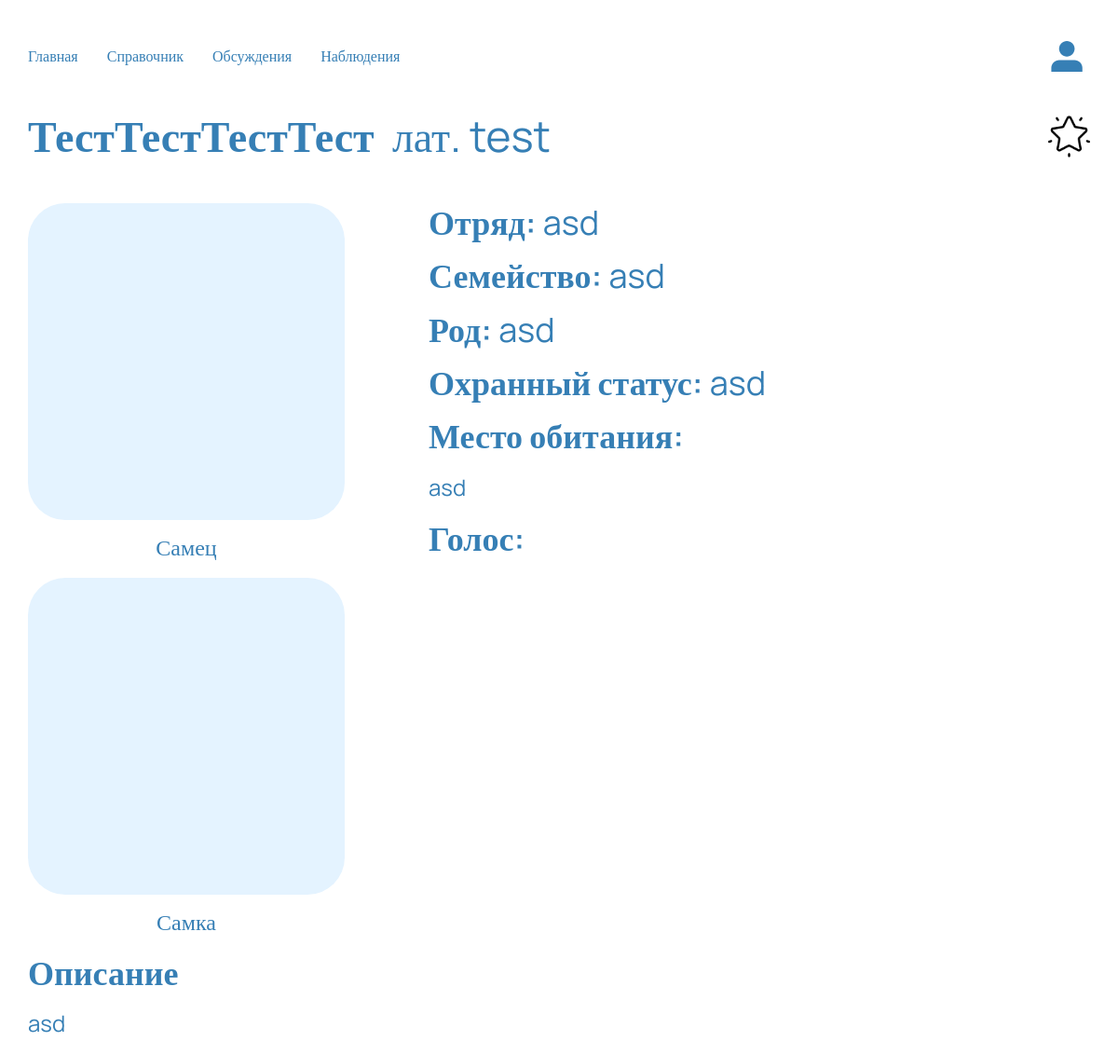
/lib/bird/18, run on the app's committed database.
### birdlib/models.py (models this page shows)
class Bird(models.Model):
    user = ForeignKey(User, on_delete=models.CASCADE)
    name = models.CharField(max_length=50, null=False)
    lat_name = models.CharField(max_length=50, blank=True, null=True)
    squad = models.CharField(max_length=50, blank=True, null=True)
    family = models.CharField(max_length=50, blank=True, null=True)
    genus = models.CharField(max_length=50, blank=True, null=True)
    protection = models.CharField(max_length=50, blank=True, null=True)
    habitat = models.TextField(max_length=1000, blank=True, null=True)
    description = models.TextField(max_length=1000, blank=True, null=True)
    audio = models.FileField(upload_to="songs/", blank=True, null=True)
    logo_men = models.ImageField(null=True, blank=True, upload_to=bird_file_directory_path)
    logo_woman = models.ImageField(null=True, blank=True, upload_to=bird_file_directory_path)
    favourites = models.ManyToManyField(User, related_name="favourites", blank=True)

### birdlib/views.py (the view, shortened to what this page needs)
# urls.py: path('bird/<int:pk>', DetailBirdView.as_view(), name='details'),
class DetailBirdView(View):
    def get(self, request: HttpRequest, pk: int) -> HttpResponse:
        if request.user.is_authenticated:
            favourites = request.user.favourites.filter(pk=pk).first()
        else:
            favourites = False
        context = {
            'group_exists': request.user.groups.filter(name='Moderators').exists(),
            'favourites': favourites,
            'bird': Bird.objects.get(pk=pk),
        }
        return render(request, 'birdlib/detail_bird.html', context=context)

### birdlib/templates/birdlib/detail_bird.html (shortened to what this page needs)
{% extends "base.html" %}
{% block main %}
<div class="container">
    <div class='favourites_block'>
        <h1 class="bird-title">{{bird.name}} {% if bird.lat_name %} <span class="bird-title_lat">лат. {{bird.lat_name}}</span> {% endif %}</h1>
        <form method="post">
            {% if favourites %}
                <button type="submit" class="favourites_true"></button>
            {% else %}
                <button type="submit" class="favourites_false"></button>
            {% endif %}
        </form>
    </div>
    <div class="bird-block">
        <div class="bird-photos">
            <div class="bird-img" {% if bird.logo_men %} style="background-image: url(../../..{{ bird.logo_men.url}});" {% endif %}></div>
            <p class="birds-ing_sub">Самец</p>
            <div class="bird-img" {% if bird.logo_woman %} style="background-image: url(../../..{{ bird.logo_woman.url}});" {% endif %}></div>
            <p class="birds-ing_sub">Самка</p>
        </div>
        <div class="bird-bio">
            <p class="bird-info"><span class="bird-chapter">Отряд:</span> {{bird.squad}}</p>
            <p class="bird-info"><span class="bird-chapter">Семейство:</span> {{bird.family}}</p>
            <p class="bird-info"><span class="bird-chapter">Род:</span> {{bird.genus}}</p>
            <p class="bird-info"><span class="bird-chapter">Охранный статус:</span> {{bird.protection}}</p>
            <p class="bird-info"><span class="bird-chapter">Место обитания:</span></p>
            <p class="bird-more">{{bird.habitat}}</p>
            <p class="bird-info"><span class="bird-chapter">Голос:</span></p>
        </div>
    </div>
    <p class="bird-info"><span class="bird-chapter">Описание</span></p>
    <p class="bird-more">{{bird.description}}</p>
</div>
{% endblock %}

### static/css/common.css (style rules this page uses)
:root { --pale-blue-color: #E4F3FF; --blue-color: #367FB5; --blue-one-color: #B5D6EF; }
* { box-sizing: border-box; font-family: Manrope; color: var(--blue-color); }
h1, h2 { margin-top: 0; }
ul, p { margin: 0; padding: 0; }
.container { margin-left: auto; margin-right: auto; padding-left: 30px; padding-right: 30px; max-width: 1300px; }

### static/css/styles.css (style rules this page uses)
.favourites_block { display: flex; align-items: center; margin-bottom: 45px; }
.favourites_true, .favourites_false { display: block; width: 45px; height: 45px; border: none; background-color: white; background-size: cover; background-position: center; background-repeat: no-repeat; }
.favourites_false { background-image: url(../img/favourites_false.png); }
.bird-title { font-size: 46px; margin-bottom: 0; margin-right: auto; }
.bird-title_lat { margin-left: 10px; font-weight: 400; }
.bird-block { display: flex; margin-bottom: 20px; }
.bird-photos { margin-right: 90px; margin-bottom: -20px; }
.bird-img { margin-bottom: 15px; width: 340px; height: 340px; border-radius: 40px; background-size: cover; background-color: rgba(228, 243, 255, 1); }
.birds-ing_sub { margin-bottom: 20px; font-size: 24px; text-align: center; }
.bird-info { font-size: 36px; margin-bottom: 16px; }
.bird-chapter { font-weight: 600; }
.bird-more { margin-bottom: 16px; font-size: 24px; line-height: 1.5; word-break: break-all; }

### data on the page
Bird: name "ТестТестТестТест", lat_name "test", squad "asd", family "asd", genus "asd", protection "asd", habitat "asd", description "asd"
